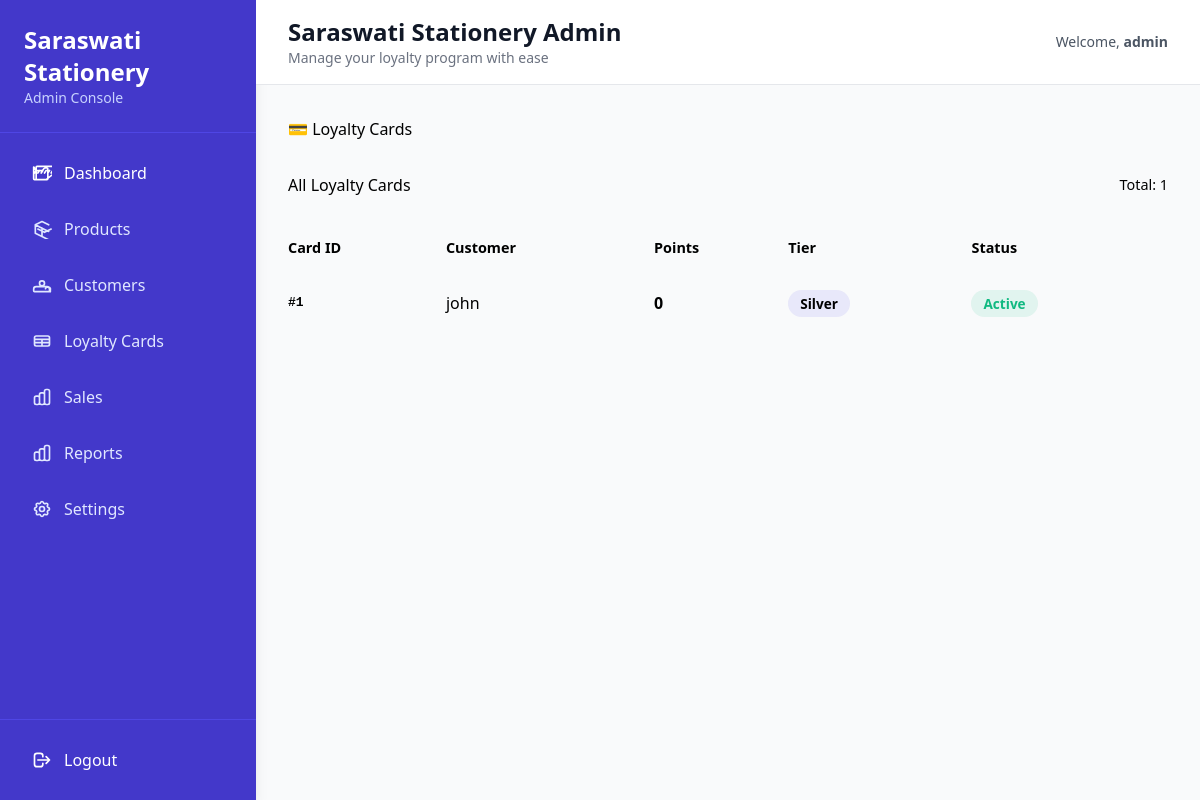
Page /admin/loyalty_cards (signed in) on the earlier database version.
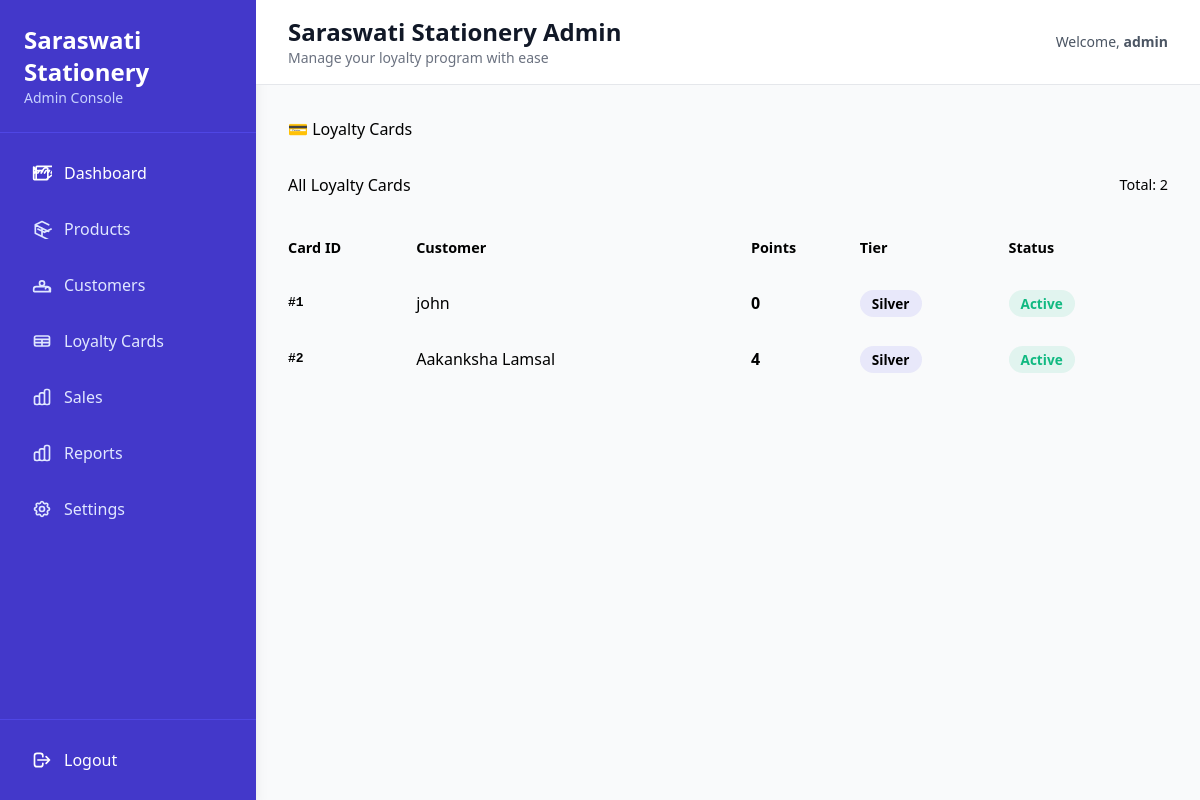
Same page on the later database version.
### models.py (models this page shows, shortened)
class LoyaltyCard(db.Model):
    id = db.Column(db.Integer, primary_key=True)
    user_id = db.Column(db.Integer, db.ForeignKey('user.id'), unique=True, nullable=False)
    points = db.Column(db.Integer, default=0)
    tier = db.Column(db.String(50), default='Silver') # Silver, Gold, Platinum

class User(UserMixin, db.Model):
    id = db.Column(db.Integer, primary_key=True)
    username = db.Column(db.String(150), unique=True, nullable=False)
    email = db.Column(db.String(150), unique=True, nullable=False)
    password = db.Column(db.String(150), nullable=False)
    role = db.Column(db.String(50), default='customer') # 'admin' or 'customer'
    created_at = db.Column(db.DateTime, default=datetime.utcnow)
    sales = db.relationship('Sale', backref='user', lazy=True)
    loyalty_card = db.relationship('LoyaltyCard', backref='user', uselist=False, lazy=True)
    @property
    def is_admin(self):
        return self.role == 'admin'

### app.py (the view)
@app.route('/admin/loyalty_cards')
@login_required
def admin_loyalty_cards():
    if not current_user.is_admin:
        abort(403)
    loyalty_cards = LoyaltyCard.query.all()
    return render_template('admin/loyalty_cards.html', loyalty_cards=loyalty_cards)

### app.py (called while the page is built)
@login_manager.user_loader
def load_user(user_id):
    return User.query.get(int(user_id))

### templates/admin/loyalty_cards.html
{% extends "admin/base_admin.html" %}
{% block content %}
<h2 style="margin-bottom: 2rem;">💳 Loyalty Cards</h2>
<div class="card">
    <div style="display: flex; justify-content: space-between; align-items: center; margin-bottom: 1.5rem;">
        <h3>All Loyalty Cards</h3>
        <p style="color: var(--text-muted); font-size: 0.9rem;">Total: {{ loyalty_cards|length }}</p>
    </div>
    <div style="overflow-x: auto;">
        <table style="width: 100%; border-collapse: collapse;">
            <thead>
                <tr style="text-align: left; border-bottom: 2px solid var(--border); color: var(--text-muted); font-size: 0.9rem;">
                    <th style="padding: 1rem 0;">Card ID</th>
                    <th style="padding: 1rem 0;">Customer</th>
                    <th style="padding: 1rem 0;">Points</th>
                    <th style="padding: 1rem 0;">Tier</th>
                    <th style="padding: 1rem 0;">Status</th>
                </tr>
            </thead>
            <tbody>
                {% for card in loyalty_cards %}
                <tr style="border-bottom: 1px solid var(--border);">
                    <td style="padding: 1rem 0; font-weight: 600; font-family: monospace; color: var(--primary);">#{{ card.id }}</td>
                    <td style="padding: 1rem 0;">{{ card.user.username if card.user else 'N/A' }}</td>
                    <td style="padding: 1rem 0; font-weight: 700; color: var(--primary);">{{ card.points }}</td>
                    <td style="padding: 1rem 0;">
                        <span style="background: {% if card.tier == 'Platinum' %}rgba(251, 191, 36, 0.1); color: #fbbf24;{% elif card.tier == 'Gold' %}rgba(34, 197, 94, 0.1); color: #22c55e;{% else %}rgba(79, 70, 229, 0.1); color: var(--primary);{% endif %} padding: 0.25rem 0.75rem; border-radius: 2rem; font-size: 0.85rem; font-weight: 600;">
                            {{ card.tier }}
                        </span>
                    </td>
                    <td style="padding: 1rem 0;">
                        <span style="background: rgba(16, 185, 129, 0.1); color: #10b981; padding: 0.25rem 0.75rem; border-radius: 2rem; font-size: 0.85rem; font-weight: 600;">Active</span>
                    </td>
                </tr>
                {% else %}
                <tr>
                    <td colspan="5" style="padding: 2rem; text-align: center; color: var(--text-muted);">No loyalty cards found.</td>
                </tr>
                {% endfor %}
            </tbody>
        </table>
    </div>
</div>
{% endblock %}

Differences in the rows shown:
added LoyaltyCard: id "2", user "Aakanksha Lamsal", points "4", tier "Silver"
Other differences:
{{ loyalty_cards|length }}: "1" → "2"
